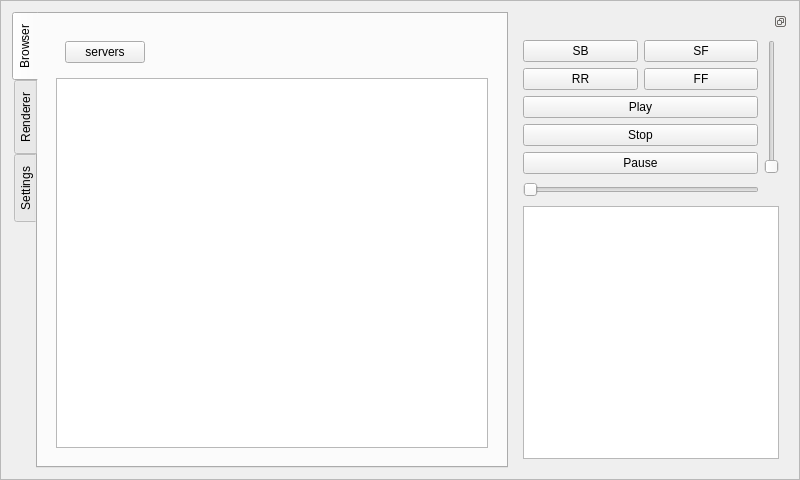
<ui version="4.0" >
 <class>Frame</class>
 <widget class="QFrame" name="Frame" >
  <property name="geometry" >
   <rect>
    <x>0</x>
    <y>0</y>
    <width>800</width>
    <height>480</height>
   </rect>
  </property>
  <property name="windowTitle" >
   <string>Frame</string>
  </property>
  <property name="frameShape" >
   <enum>QFrame::StyledPanel</enum>
  </property>
  <property name="frameShadow" >
   <enum>QFrame::Raised</enum>
  </property>
  <layout class="QHBoxLayout" name="horizontalLayout" >
   <item>
    <widget class="QTabWidget" name="tabWidget" >
     <property name="sizePolicy" >
      <sizepolicy vsizetype="Expanding" hsizetype="Expanding" >
       <horstretch>2</horstretch>
       <verstretch>0</verstretch>
      </sizepolicy>
     </property>
     <property name="tabPosition" >
      <enum>QTabWidget::West</enum>
     </property>
     <property name="currentIndex" >
      <number>0</number>
     </property>
     <widget class="QWidget" name="m_browserTab" >
      <attribute name="title" >
       <string>Browser</string>
      </attribute>
      <layout class="QVBoxLayout" name="verticalLayout_2" >
       <item>
        <widget class="QWidget" native="1" name="m_browser" >
         <property name="sizePolicy" >
          <sizepolicy vsizetype="Preferred" hsizetype="Preferred" >
           <horstretch>1</horstretch>
           <verstretch>0</verstretch>
          </sizepolicy>
         </property>
         <layout class="QVBoxLayout" name="verticalLayout_7" >
          <item>
           <widget class="QWidget" native="1" name="m_breadCrump" >
            <property name="sizePolicy" >
             <sizepolicy vsizetype="Preferred" hsizetype="Preferred" >
              <horstretch>0</horstretch>
              <verstretch>0</verstretch>
             </sizepolicy>
            </property>
            <layout class="QHBoxLayout" name="horizontalLayout_2" >
             <item>
              <widget class="QPushButton" name="m_browserRootButton" >
               <property name="sizePolicy" >
                <sizepolicy vsizetype="Fixed" hsizetype="Minimum" >
                 <horstretch>0</horstretch>
                 <verstretch>0</verstretch>
                </sizepolicy>
               </property>
               <property name="text" >
                <string>servers</string>
               </property>
               <property name="flat" >
                <bool>false</bool>
               </property>
              </widget>
             </item>
             <item>
              <spacer name="horizontalSpacer_2" >
               <property name="orientation" >
                <enum>Qt::Horizontal</enum>
               </property>
               <property name="sizeHint" stdset="0" >
                <size>
                 <width>40</width>
                 <height>20</height>
                </size>
               </property>
              </spacer>
             </item>
            </layout>
           </widget>
          </item>
          <item>
           <widget class="QTableView" name="m_browserView" >
            <property name="sizePolicy" >
             <sizepolicy vsizetype="Expanding" hsizetype="Expanding" >
              <horstretch>2</horstretch>
              <verstretch>0</verstretch>
             </sizepolicy>
            </property>
           </widget>
          </item>
         </layout>
        </widget>
       </item>
      </layout>
     </widget>
     <widget class="QWidget" name="m_rendererTab" >
      <attribute name="title" >
       <string>Renderer</string>
      </attribute>
     </widget>
     <widget class="QWidget" name="m_settingsTab" >
      <attribute name="title" >
       <string>Settings</string>
      </attribute>
     </widget>
    </widget>
   </item>
   <item>
    <widget class="QDockWidget" name="dockWidget" >
     <property name="floating" >
      <bool>false</bool>
     </property>
     <property name="features" >
      <set>QDockWidget::DockWidgetFloatable|QDockWidget::DockWidgetMovable</set>
     </property>
     <widget class="QWidget" name="dockWidgetContents" >
      <layout class="QVBoxLayout" name="verticalLayout" >
       <item>
        <layout class="QHBoxLayout" name="horizontalLayout_4" >
         <item>
          <layout class="QVBoxLayout" name="verticalLayout_5" >
           <item>
            <layout class="QGridLayout" name="gridLayout_2" >
             <item row="0" column="0" >
              <widget class="QPushButton" name="m_skipBackwardButton" >
               <property name="sizePolicy" >
                <sizepolicy vsizetype="Fixed" hsizetype="Minimum" >
                 <horstretch>0</horstretch>
                 <verstretch>0</verstretch>
                </sizepolicy>
               </property>
               <property name="focusPolicy" >
                <enum>Qt::NoFocus</enum>
               </property>
               <property name="text" >
                <string>SB</string>
               </property>
               <property name="checkable" >
                <bool>false</bool>
               </property>
              </widget>
             </item>
             <item row="0" column="1" >
              <widget class="QPushButton" name="m_skipForwardButton" >
               <property name="sizePolicy" >
                <sizepolicy vsizetype="Fixed" hsizetype="Minimum" >
                 <horstretch>0</horstretch>
                 <verstretch>0</verstretch>
                </sizepolicy>
               </property>
               <property name="focusPolicy" >
                <enum>Qt::NoFocus</enum>
               </property>
               <property name="text" >
                <string>SF</string>
               </property>
               <property name="checkable" >
                <bool>false</bool>
               </property>
              </widget>
             </item>
             <item row="1" column="0" >
              <widget class="QPushButton" name="m_seekBackwardButton" >
               <property name="focusPolicy" >
                <enum>Qt::NoFocus</enum>
               </property>
               <property name="text" >
                <string>RR</string>
               </property>
               <property name="checkable" >
                <bool>false</bool>
               </property>
              </widget>
             </item>
             <item row="1" column="1" >
              <widget class="QPushButton" name="m_seekForwardButton" >
               <property name="focusPolicy" >
                <enum>Qt::NoFocus</enum>
               </property>
               <property name="text" >
                <string>FF</string>
               </property>
               <property name="checkable" >
                <bool>false</bool>
               </property>
              </widget>
             </item>
            </layout>
           </item>
           <item>
            <layout class="QVBoxLayout" name="verticalLayout_6" >
             <item>
              <widget class="QPushButton" name="m_playButton" >
               <property name="focusPolicy" >
                <enum>Qt::NoFocus</enum>
               </property>
               <property name="text" >
                <string>Play</string>
               </property>
               <property name="checkable" >
                <bool>false</bool>
               </property>
              </widget>
             </item>
             <item>
              <widget class="QPushButton" name="m_stopButton" >
               <property name="focusPolicy" >
                <enum>Qt::NoFocus</enum>
               </property>
               <property name="text" >
                <string>Stop</string>
               </property>
               <property name="checkable" >
                <bool>false</bool>
               </property>
               <property name="checked" >
                <bool>false</bool>
               </property>
              </widget>
             </item>
             <item>
              <widget class="QPushButton" name="m_pauseButton" >
               <property name="focusPolicy" >
                <enum>Qt::NoFocus</enum>
               </property>
               <property name="text" >
                <string>Pause</string>
               </property>
               <property name="checkable" >
                <bool>false</bool>
               </property>
              </widget>
             </item>
            </layout>
           </item>
          </layout>
         </item>
         <item>
          <widget class="QSlider" name="m_volumeSlider" >
           <property name="focusPolicy" >
            <enum>Qt::NoFocus</enum>
           </property>
           <property name="tracking" >
            <bool>true</bool>
           </property>
           <property name="orientation" >
            <enum>Qt::Vertical</enum>
           </property>
          </widget>
         </item>
        </layout>
       </item>
       <item>
        <layout class="QHBoxLayout" name="horizontalLayout_5" >
         <item>
          <widget class="QSlider" name="m_seekSlider" >
           <property name="sizePolicy" >
            <sizepolicy vsizetype="Fixed" hsizetype="Expanding" >
             <horstretch>1</horstretch>
             <verstretch>0</verstretch>
            </sizepolicy>
           </property>
           <property name="focusPolicy" >
            <enum>Qt::NoFocus</enum>
           </property>
           <property name="tracking" >
            <bool>false</bool>
           </property>
           <property name="orientation" >
            <enum>Qt::Horizontal</enum>
           </property>
          </widget>
         </item>
         <item>
          <spacer name="horizontalSpacer" >
           <property name="orientation" >
            <enum>Qt::Horizontal</enum>
           </property>
           <property name="sizeHint" stdset="0" >
            <size>
             <width>20</width>
             <height>20</height>
            </size>
           </property>
          </spacer>
         </item>
        </layout>
       </item>
       <item>
        <widget class="QListView" name="m_rendererListView" >
         <property name="sizePolicy" >
          <sizepolicy vsizetype="Expanding" hsizetype="Expanding" >
           <horstretch>0</horstretch>
           <verstretch>1</verstretch>
          </sizepolicy>
         </property>
         <property name="resizeMode" >
          <enum>QListView::Fixed</enum>
         </property>
        </widget>
       </item>
      </layout>
     </widget>
    </widget>
   </item>
  </layout>
 </widget>
 <resources/>
 <connections/>
</ui>
